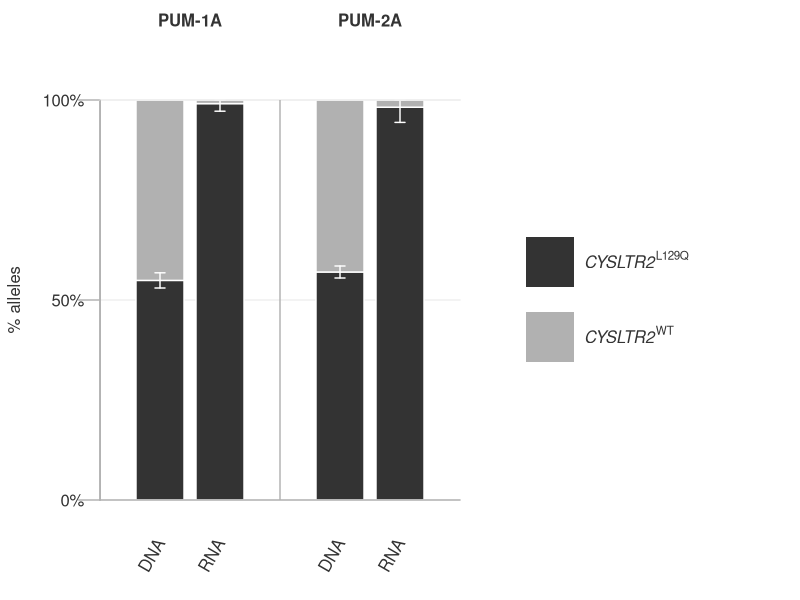
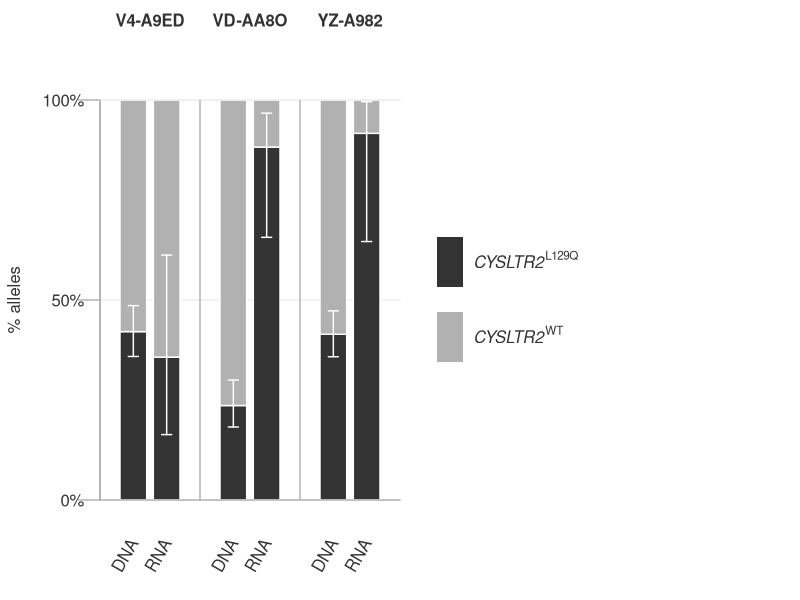

The R script that drew these images, in order:
result_file = paste0("fig-3abc/fig-3a.png")
png(result_file, res=600, width=3000, height=2000)  
par(mar=c(5,5,5,5))
ylim = c(0,1)
xlim = c(0,10)
plot(type="n",
     x = xlim,
     y = ylim,
     axes = F,
     ylab="",
     xlab="",
     main = "",
     bty = "l", 
     xaxs = "i", 
     yaxs = "i")

yat = seq(from=ylim[1],to=ylim[2],by=0.5)
segments(xlim[1],yat,5+1,col="#eeeeee",lwd=1.4,xpd=T)

#segments(xat,ylim[1],xat,ylim[2],col="#eeeeee",lwd=1.4,xpd=T)
segments(xlim[1],ylim[1],xlim[1],ylim[2],xpd=T,col="#B1B1B1",lwd=1.4)

axis(side = 2,at=yat,las=2,labels=rep("",length(yat)),col.ticks = "#b1b1b1",col = "#b1b1b1", tck = -0.053,lwd=1.4)
axis(side = 2,at=yat,las=2,labels=c("0%","50%","100%"), lwd=0, col.axis="#333333",line=-0.23)
mtext(text = "% alleles", side = 2, line=3.8,col="#333333")  

i = 1
data = c(.549,.53,.568)
x=i-0.5
rect(x+0.1,0,x+0.9,data[1],border="white",col="#333333", lwd=1.4) 
rect(x+0.1,data[1],x+0.9,1,border="white",col="#b1b1b1", lwd=1.4) 
arrows(x+0.5, data[2], x+0.5, data[3], length=0.05, angle=90, code=3, col="white", xpd=T, lwd=1.4)
text(x+0.5, -0.1, srt=60, adj=1, col="#333333", labels="DNA", xpd=T)  

i = 2
data = c(.991,.972,1)
x=i-0.5
rect(x+0.1,0,x+0.9,data[1],border="white",col="#333333", lwd=1.4) 
rect(x+0.1,data[1],x+0.9,1,border="white",col="#b1b1b1", lwd=1.4) 
arrows(x+0.5, data[2], x+0.5, data[3], length=0.05, angle=90, code=3, col="white", xpd=T, lwd=1.4)
text(x+0.5, -0.1, srt=60, adj=1, col="#333333", labels="RNA", xpd=T)  
text(1.5, 1.2, col="#333333", labels="PUM-1A", xpd=T, font=2)  

i = 4
data = c(.57,.555,.585)
x=i-0.5
rect(x+0.1,0,x+0.9,data[1],border="white",col="#333333", lwd=1.4) 
rect(x+0.1,data[1],x+0.9,1,border="white",col="#b1b1b1", lwd=1.4) 
arrows(x+0.5, data[2], x+0.5, data[3], length=0.05, angle=90, code=3, col="white", xpd=T, lwd=1.4)
text(x+0.5, -0.1, srt=60, adj=1, col="#333333", labels="DNA", xpd=T)  

i = 5
data = c(.982,.944,1)
x=i-0.5
rect(x+0.1,0,x+0.9,data[1],border="white",col="#333333", lwd=1.4) 
rect(x+0.1,data[1],x+0.9,1,border="white",col="#b1b1b1", lwd=1.4) 
arrows(x+0.5, data[2], x+0.5, data[3], length=0.05, angle=90, code=3, col="white", xpd=T, lwd=1.4)
text(x+0.5, -0.1, srt=60, adj=1, col="#333333", labels="RNA", xpd=T)  
text(4.5, 1.2, col="#333333", labels="PUM-2A", xpd=T, font=2)  


segments(xlim[1],1,5+1,col="#eeeeee",lwd=1.4,xpd=T)
segments(xlim[1],0,5+1,col="#b1b1b1",lwd=1.4,xpd=T)
segments(c(0,3),0,c(0,3),1, col="#b1b1b1", lwd=1.4)

y = .5625+0.03125
rect(x+2.6,y-0.0625,x+3.4,y+0.0625,col="#333333", border=NA)
text(x+3.4,y,col="#333333", labels = substitute(paste(italic('CYSLTR2')^"L129Q")), pos=4, xpd=T)

y=0.4375-0.03125
rect(x+2.6,y-0.0625,x+3.4,y+0.0625,col="#b1b1b1", border=NA)
text(x+3.4,y,col="#333333", labels = substitute(paste(italic('CYSLTR2')^"WT")), pos=4, xpd=T)


dev.off()





result_file = paste0("fig-3abc/fig-3b.png")
png(result_file, res=600, width=4400, height=2000)  
par(mar=c(5,5,5,5))
ylim = c(0,1)
xlim = c(0,18)
plot(type="n",
     x = xlim,
     y = ylim,
     axes = F,
     ylab="",
     xlab="",
     main = "",
     bty = "l", 
     xaxs = "i", 
     yaxs = "i")

yat = seq(from=ylim[1],to=ylim[2],by=0.5)
segments(xlim[1],yat,8+1,col="#eeeeee",lwd=1.4,xpd=T)

#segments(xat,ylim[1],xat,ylim[2],col="#eeeeee",lwd=1.4,xpd=T)
segments(xlim[1],ylim[1],xlim[1],ylim[2],xpd=T,col="#B1B1B1",lwd=1.4)

axis(side = 2,at=yat,las=2,labels=rep("",length(yat)),col.ticks = "#b1b1b1",col = "#b1b1b1", tck = -0.053,lwd=1.4)
axis(side = 2,at=yat,las=2,labels=c("0%","50%","100%"), lwd=0, col.axis="#333333",line=-0.23)
mtext(text = "% alleles", side = 2, line=3.8,col="#333333")  

#####
i = 1
mo = 96
ro = 132
p1 = mo/(mo+ro)
x=i-0.5
rect(x+0.1,0,x+0.9,p1,border="white",col="#333333", lwd=1.4) 
rect(x+0.1,p1,x+0.9,1,border="white",col="#b1b1b1", lwd=1.4) 
ci = Hmisc::binconf(mo, mo+ro, 0.05)[2:3]
arrows(x+0.5, ci[1], x+0.5, ci[2], length=0.05, angle=90, code=3, col="white", xpd=T, lwd=1.4)
text(x+0.5, -0.1, srt=60, adj=1, col="#333333", labels="DNA", xpd=T)  

i = 2
mo = 5
ro = 9
p1 = mo/(mo+ro)
x=i-0.5
rect(x+0.1,0,x+0.9,p1,border="white",col="#333333", lwd=1.4) 
rect(x+0.1,p1,x+0.9,1,border="white",col="#b1b1b1", lwd=1.4) 
ci = Hmisc::binconf(mo, mo+ro, 0.05)[2:3]
arrows(x+0.5, ci[1], x+0.5, ci[2], length=0.05, angle=90, code=3, col="white", xpd=T, lwd=1.4)
text(x+0.5, -0.1, srt=60, adj=1, col="#333333", labels="RNA", xpd=T)  
text(1.5, 1.2, col="#333333", labels="V4-A9ED", xpd=T, font=2)  

#####
i = 4
mo = 47
ro = 152
p1 = mo/(mo+ro)
x=i-0.5
rect(x+0.1,0,x+0.9,p1,border="white",col="#333333", lwd=1.4) 
rect(x+0.1,p1,x+0.9,1,border="white",col="#b1b1b1", lwd=1.4) 
ci = Hmisc::binconf(mo, mo+ro, 0.05)[2:3]
arrows(x+0.5, ci[1], x+0.5, ci[2], length=0.05, angle=90, code=3, col="white", xpd=T, lwd=1.4)
text(x+0.5, -0.1, srt=60, adj=1, col="#333333", labels="DNA", xpd=T)  

i = 5
mo = 15
ro = 2
p1 = mo/(mo+ro)
x=i-0.5
rect(x+0.1,0,x+0.9,p1,border="white",col="#333333", lwd=1.4) 
rect(x+0.1,p1,x+0.9,1,border="white",col="#b1b1b1", lwd=1.4) 
ci = Hmisc::binconf(mo, mo+ro, 0.05)[2:3]
arrows(x+0.5, ci[1], x+0.5, ci[2], length=0.05, angle=90, code=3, col="white", xpd=T, lwd=1.4)
text(x+0.5, -0.1, srt=60, adj=1, col="#333333", labels="RNA", xpd=T)  
text(4.5, 1.2, col="#333333", labels="VD-AA8O", xpd=T, font=2)  

#####
i = 7
mo = 116
ro = 164
p1 = mo/(mo+ro)
x=i-0.5
rect(x+0.1,0,x+0.9,p1,border="white",col="#333333", lwd=1.4) 
rect(x+0.1,p1,x+0.9,1,border="white",col="#b1b1b1", lwd=1.4) 
ci = Hmisc::binconf(mo, mo+ro, 0.05)[2:3]
arrows(x+0.5, ci[1], x+0.5, ci[2], length=0.05, angle=90, code=3, col="white", xpd=T, lwd=1.4)
text(x+0.5, -0.1, srt=60, adj=1, col="#333333", labels="DNA", xpd=T)  

i = 8
mo = 11
ro = 1
p1 = mo/(mo+ro)
x=i-0.5
rect(x+0.1,0,x+0.9,p1,border="white",col="#333333", lwd=1.4) 
rect(x+0.1,p1,x+0.9,1,border="white",col="#b1b1b1", lwd=1.4) 
ci = Hmisc::binconf(mo, mo+ro, 0.05)[2:3]
arrows(x+0.5, ci[1], x+0.5, ci[2], length=0.05, angle=90, code=3, col="white", xpd=T, lwd=1.4)
text(x+0.5, -0.1, srt=60, adj=1, col="#333333", labels="RNA", xpd=T)  
text(7.5, 1.2, col="#333333", labels="YZ-A982", xpd=T, font=2)  


segments(xlim[1],1,8+1,col="#eeeeee",lwd=1.4,xpd=T)
segments(xlim[1],0,8+1,col="#b1b1b1",lwd=1.4,xpd=T)
segments(c(0,3,6),0,c(0,3,6),1, col="#b1b1b1", lwd=1.4)

y = .5625+0.03125
rect(x+2.6,y-0.0625,x+3.4,y+0.0625,col="#333333", border=NA,xpd=T)
text(x+3.4,y,col="#333333", labels = substitute(paste(italic('CYSLTR2')^"L129Q")), pos=4, xpd=T)

y=0.4375-0.03125
rect(x+2.6,y-0.0625,x+3.4,y+0.0625,col="#b1b1b1", border=NA,xpd=T)
text(x+3.4,y,col="#333333", labels = substitute(paste(italic('CYSLTR2')^"WT")), pos=4, xpd=T)


dev.off()
